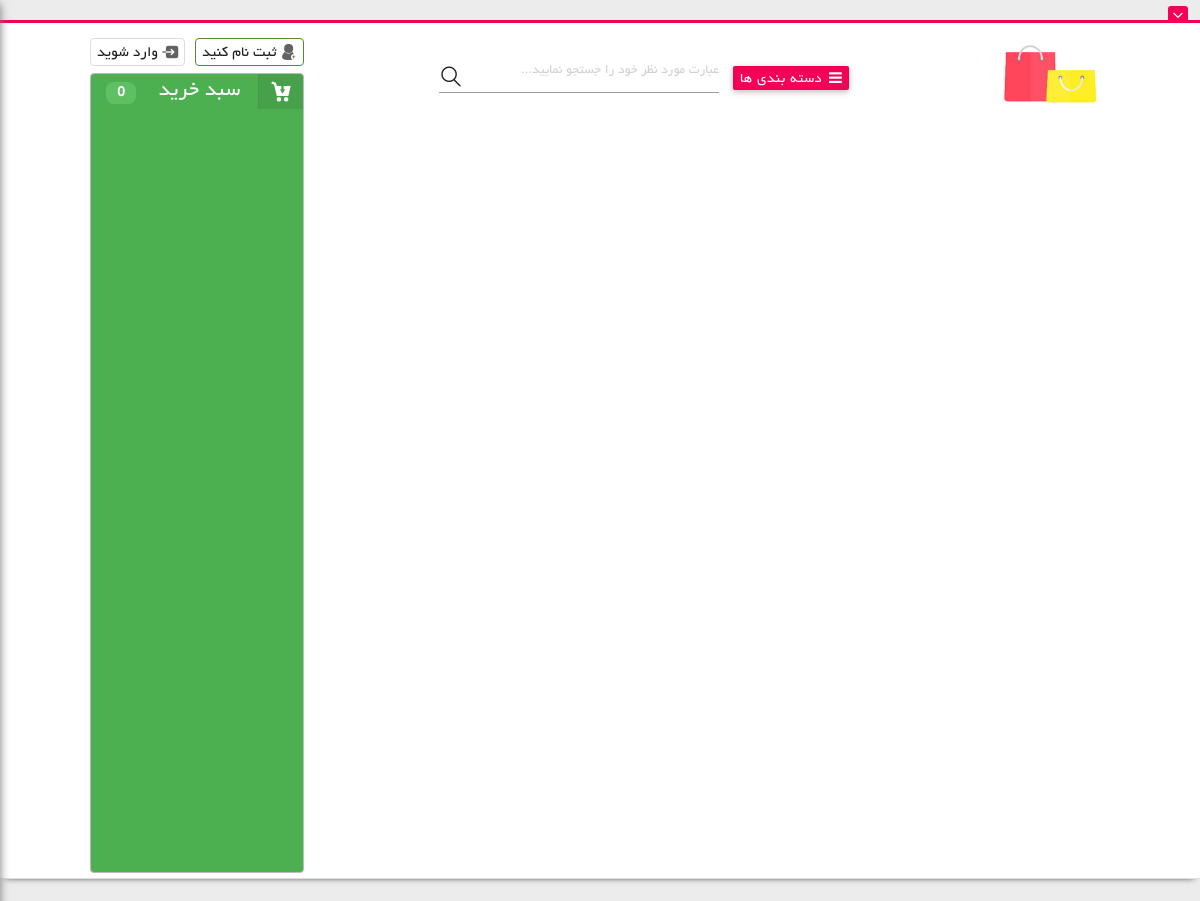
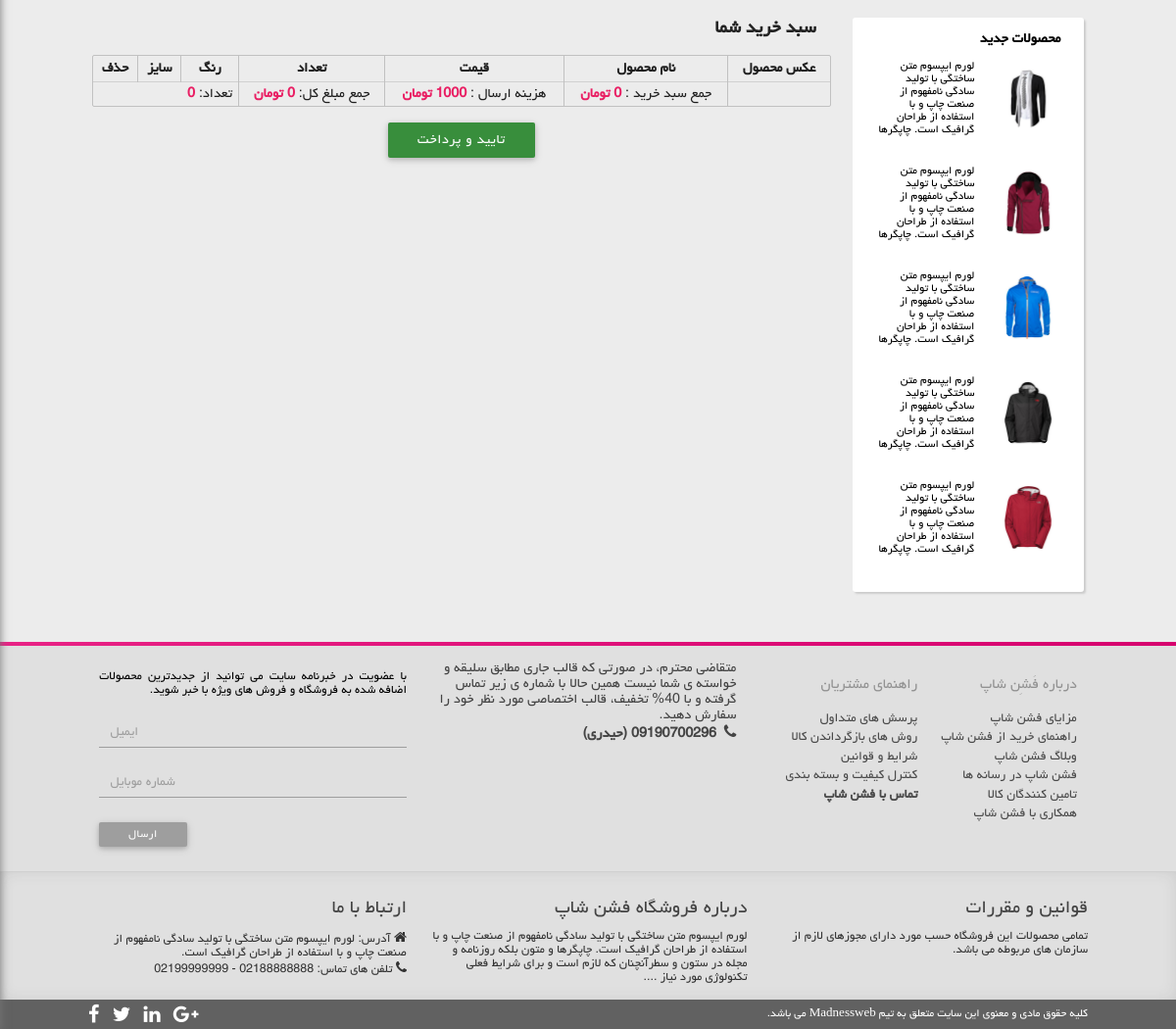
The app's page /basket/basket/summary/ with its own data (2 pictures, top to bottom).
### main/models.py (models this page shows, shortened)
class Product(models.Model):
    category = models.ForeignKey(Category, on_delete=models.CASCADE)
    image = models.ImageField(upload_to="product/images", blank=True)
    title = models.CharField(max_length=255)
    price = models.IntegerField()
    discount = models.IntegerField(blank=True, null=True)
    description = models.TextField(max_length=1000)
    amount = models.IntegerField()
    color = models.CharField(max_length=15, choices=COLOR, blank=True)
    size = models.CharField(max_length=15, choices=SIZE, blank=True)
    is_active = models.BooleanField(default=True)
    is_featured = models.BooleanField(default=False)
    is_recommended = models.BooleanField(default=False)
    is_special = models.BooleanField(default=False)

### basket/views.py (the view)
# urls.py: path('basket/summary/', basket_summary, name="basket_summary"),
def basket_summary(request):
    products = Product.objects.filter(is_active=True).order_by('-id')
    context = {
        'products':products
    }
    return render(request, 'cart.html', context)

### basket/basket.py (called while the page is built)
    def __len__(self):
        return sum(item["qty"] for item in self.basket.values())

    def get_subtotal_price(self):
        return sum(Decimal(item["price"]) * item["qty"] for item in self.basket.values())

    def get_total_price(self):
        subtotal = sum(Decimal(item["price"]) * item["qty"] for item in self.basket.values())
        if subtotal == 0:
            shipping = Decimal(0.00)
        else:
            shipping = Decimal(1000)
        total = subtotal + shipping
        return total

### basket/context_processors.py (called while the page is built)
def basket(request):
    basket = Basket(request)
    return {'basket':basket}

### main/context_processors.py (called while the page is built)
def categories(request):
    categories = Category.objects.all()
    return {"categories": categories}

### templates/cart.html (shortened to what this page needs)
﻿{% extends './base.html' %}
{% load static %}
{% block content %}
    <div>
        <div class="container">
            <div class="row">
                <div class="content-text">
                    <div class="page-body page-cart">
                        <div class="row">
                            <div class="col s12 l3 m4 right">
                                <div class="sidebar_section">
                                    <div class="sidebar_row box-section">
                                        <h4>محصولات جدید</h4>
                                        {% for obj in products|slice:":5" %}
                                        <div class="card-panel z-depth-0">
                                            <div class="row valign-wrapper">
                                                <div class="col s4 l5 m5 right">
                                                    <a href="{% url 'main:product_detail' pk=obj.id %}" target="_blank">
                                                        <img src="{{obj.image.url}}" alt="عنوان محصول" class="circle responsive-img" />
                                                    </a>
                                                </div>
                                                <div class="col s8 l7 m7">
                                                    <a href="{% url 'main:product_detail' pk=obj.id %}" target="_blank">
                                                        <span class="black-text">
                                                            {{obj.description|slice:":100"}}
                                                        </span>
                                                    </a>
                                                </div>
                                            </div>
                                        </div>
                                        {% endfor %}
                                    </div>
                                </div>
                            </div>
                            <div class="col s12 l9 m8">
                                <h1 class="page-title">سبد خرید شما</h1>
                                <div class="cart_list">
                                    <table class="bordered  striped highlight centered responsive-table">
                                        <thead>
                                            <tr>
                                                <th data-field="image">عکس محصول</th>
                                                <th data-field="name">نام محصول</th>
                                                <th data-field="price">قیمت</th>
                                                <th data-field="quantity">تعداد</th>
                                                <th data-field="color">رنگ</th>
                                                <th data-field="size">سایز</th>
                                                <th data-field="delete">حذف</th>
                                            </tr>
                                        </thead>
                                        <tfoot>
                                            <tr>
                                                <td class="center-align"></td>
                                                <td class="center-align">جمع سبد خرید : <span class="text-bold pink-text">{{basket.get_subtotal_price}} تومان</span></td>
                                                <td class="center-align">هزینه ارسال  : <span class="text-bold pink-text">1000 تومان</span></td>
                                                <td class="center-align">جمع مبلغ کل: <span class="text-bold pink-text">{{basket.get_total_price}} تومان</span></td>
                                                <td class="center-align">تعداد: <span class="text-bold pink-text">
                                                    {% if basket|length > 0 %}
                                                    {{basket|length}}
                                                    {% else %}
                                                    0
                                                    {% endif %}
                                                </span></td>
                                            </tr>
                                        </tfoot>
                                    </table>
                                </div>
                                <div class="row">
                                    <div class="col s12 center-align">
                                        <br />
                                        <form action="{% url 'checkout:get_address' %}">
                                        <button type="submit" class="btn white-text green darken-2">تایید و پرداخت</button>
                                        </form>
                                    </div>
                                </div>
                            </div>
                        </div>
                    </div>
                </div>
            </div>
        </div>
    </div>
    {% endblock %}

### records on screen
Product: image (picture), description "لورم ایپسوم متن ساختگی با تولید سادگی نامفهوم از صنعت چاپ و با استفاده از طراحان گرافیک است. چاپگرها"
Product: image (picture), description "لورم ایپسوم متن ساختگی با تولید سادگی نامفهوم از صنعت چاپ و با استفاده از طراحان گرافیک است. چاپگرها"
Product: image (picture), description "لورم ایپسوم متن ساختگی با تولید سادگی نامفهوم از صنعت چاپ و با استفاده از طراحان گرافیک است. چاپگرها"
Product: image (picture), description "لورم ایپسوم متن ساختگی با تولید سادگی نامفهوم از صنعت چاپ و با استفاده از طراحان گرافیک است. چاپگرها"
Product: image (picture), description "لورم ایپسوم متن ساختگی با تولید سادگی نامفهوم از صنعت چاپ و با استفاده از طراحان گرافیک است. چاپگرها"

### other values on screen
{{ basket.get_subtotal_price }} "0"
{{ basket.get_total_price }} "0"
